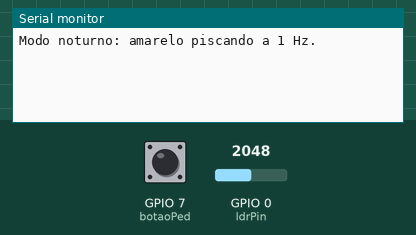
Simulated run of this sketch. Board: ESP32-C3. Shown: the last lines printed to the serial monitor. Inputs (shaded band) come from the test bench; at power-on: GPIO 0 (ldrPin) = 2048, GPIO 7 (botaoPed) LOW.

Above: at 2.8 s.
2.9 s: GPIO 0 (ldrPin) set to 1460
At 3.4 s:
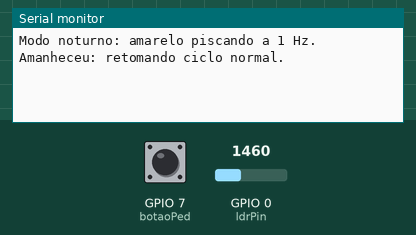
4.5 s: GPIO 7 (botaoPed) pulsed HIGH 2 times (0.12 s each, 0.3 s apart)
At 7.3 s:
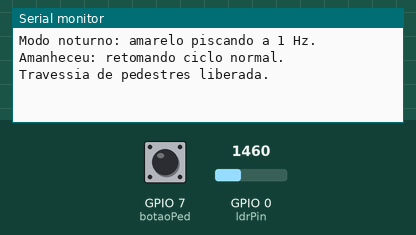

The sketch:

desafio_semaforo_modo_noturno.ino
```cpp
// ============================================================
//  DESAFIO - Semaforo inteligente com modo noturno
//  ESP32-C3 Super Mini
//  - Ciclo normal: VERDE -> AMARELO -> VERMELHO
//  - Modo noturno (baixa luminosidade pelo LDR): amarelo
//    piscando a 1 Hz
//  - Botao de pedestre por interrupcao: antecipa a troca de
//    forma SEGURA (verde -> amarelo -> vermelho) (secao 8).
// ============================================================

// ---- Pinos (ESP32-C3 Super Mini) ----
const int ldrPin     = 0;  // GPIO3 = ADC1 (LDR)
const int rgbLedPin  = 8;  // GPIO8 = LED RGB embarcado (representa o foco do semaforo)
const int botaoPed   = 7;  // GPIO7 = botao de pedestre (pull-down externo -> RISING)

// ---- Parametros ----
const int limiarNoturno = 1500;   // abaixo disso = "noite" (calibrar)
const int brilho        = 40;     // 0-255

// Duracao de cada fase do ciclo diurno (ms)
const unsigned long tempoVerde    = 5000;
const unsigned long tempoAmarelo  = 2000;
const unsigned long tempoVermelho = 5000;

// Duracao da emergencia no modo noturno
const unsigned long tempoEmergencia = 3000;

// ---- Maquina de estados ----
enum Estado { VERDE, AMARELO, VERMELHO, NOTURNO };
Estado estado = VERDE;
unsigned long inicioEstado = 0;

// ---- Tempo / leituras ----
int ldrVal = 0;
unsigned long prevLdr   = 0;
unsigned long prevBlink = 0;
bool piscaLigado = false;

// ---- Emergencia no modo noturno ----
bool emergenciaAtiva = false;
unsigned long inicioEmergencia = 0;

// ---- Estado compartilhado com a ISR ----
volatile bool pedidoTravessia = false;
volatile unsigned long ultimoPed = 0;
const unsigned long debounceMs = 50;

void setCor(int r, int g, int b) { neopixelWrite(rgbLedPin, r, g, b); }

// ISR curta: debounce + sinaliza o pedido.
void IRAM_ATTR isrPedestre() {
  unsigned long agora = millis();
  if (agora - ultimoPed > debounceMs) {
    ultimoPed = agora;
    pedidoTravessia = true;
  }
}

void trocaEstado(Estado novo) {
  estado = novo;
  inicioEstado = millis();

  // Se sair do modo noturno, limpa a emergencia
  if (novo != NOTURNO) {
    emergenciaAtiva = false;
  }

  switch (novo) {
    case VERDE:    setCor(0, brilho, 0);          break; // verde
    case AMARELO:  setCor(brilho, brilho, 0);     break; // amarelo
    case VERMELHO: setCor(brilho, 0, 0);          break; // vermelho
    case NOTURNO:
      piscaLigado = false;
      prevBlink = millis();
      setCor(0, 0, 0);
      break;
  }
}

void setup() {
  Serial.begin(115200);
  analogSetAttenuation(ADC_11db);

  pinMode(botaoPed, INPUT);   // pull-down externo
  attachInterrupt(digitalPinToInterrupt(botaoPed), isrPedestre, RISING);

  trocaEstado(VERDE);
}

void loop() {
  unsigned long agora = millis();

  // Leitura do LDR a 1 Hz
  if (agora - prevLdr >= 1000) {
    prevLdr = agora;
    ldrVal = analogRead(ldrPin);
  }

  // Transicao entre modo diurno e noturno
  if (ldrVal > limiarNoturno && estado != NOTURNO) {
    Serial.println("Modo noturno: amarelo piscando a 1 Hz.");
    trocaEstado(NOTURNO);
    pedidoTravessia = false;   // evita pedido antigo entrar no modo noturno
  } else if (ldrVal <= limiarNoturno && estado == NOTURNO) {
    Serial.println("Amanheceu: retomando ciclo normal.");
    trocaEstado(VERMELHO);  // retoma pelo vermelho (mais seguro)
  }

  switch (estado) {

    case NOTURNO:
      // Botao no modo noturno: vermelho por 3 segundos
      if (pedidoTravessia && !emergenciaAtiva) {
        pedidoTravessia = false;
        emergenciaAtiva = true;
        inicioEmergencia = agora;
        setCor(brilho, 0, 0);
        Serial.println("Emergencia no modo noturno: vermelho por 3 segundos.");
      }

      if (emergenciaAtiva) {
        setCor(brilho, 0, 0);
        if (agora - inicioEmergencia >= tempoEmergencia) {
          emergenciaAtiva = false;
          prevBlink = agora;
          piscaLigado = false;
          setCor(0, 0, 0);
        }
      } else {
        // 1 Hz = um ciclo liga/desliga por segundo -> alterna a cada 500 ms
        if (agora - prevBlink >= 500) {
          prevBlink = agora;
          piscaLigado = !piscaLigado;
          if (piscaLigado) setCor(brilho, brilho, 0);
          else             setCor(0, 0, 0);
        }
      }
      break;

    case VERDE:
      // Pedido de pedestre antecipa a troca; senao, segue o tempo normal
      if (pedidoTravessia || (agora - inicioEstado >= tempoVerde)) {
        pedidoTravessia = false;
        trocaEstado(AMARELO);
      }
      break;

    case AMARELO:
      if (agora - inicioEstado >= tempoAmarelo) {
        trocaEstado(VERMELHO);
      }
      break;

    case VERMELHO:
      // Atende a travessia durante o vermelho (com seguranca)
      if (pedidoTravessia) {
        pedidoTravessia = false;
        Serial.println("Travessia de pedestres liberada.");
      }
      if (agora - inicioEstado >= tempoVermelho) {
        trocaEstado(VERDE);
      }
      break;
  }
}
```

Measured:
- after the input at 2.9 s, the serial monitor: prints a new line after 0.10 s (image 1)
- after the input at 4.5 s, the serial monitor: prints a new line after 2.0 s (image 2)
